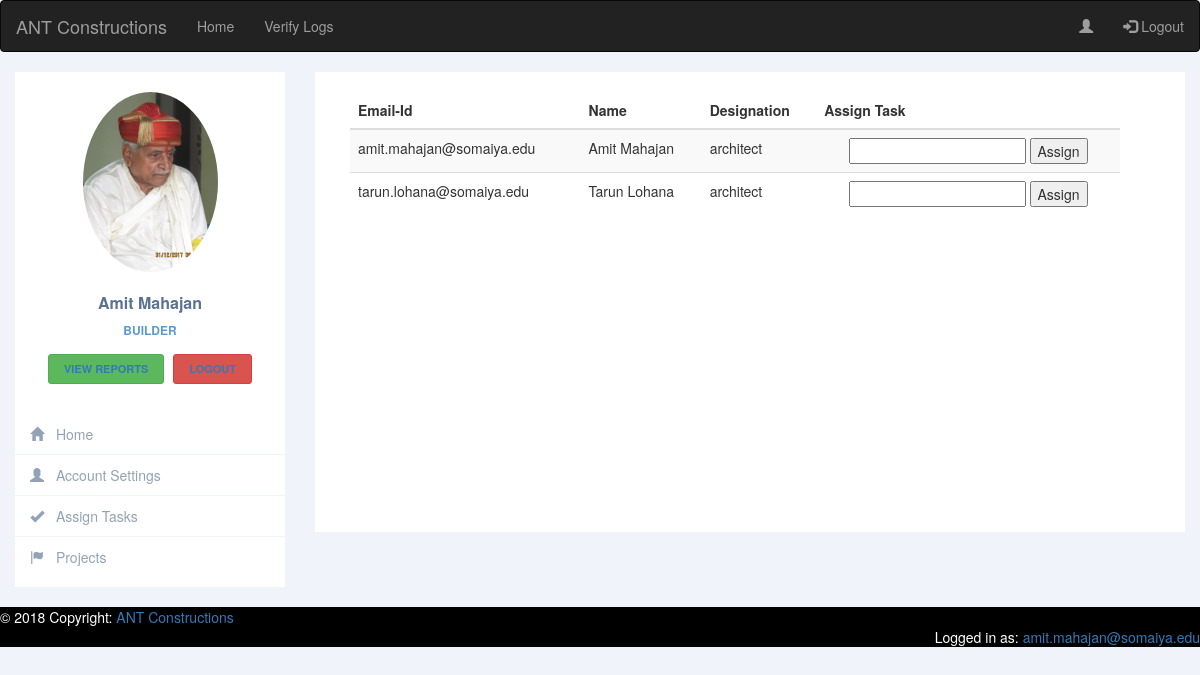
Page /leramiz/assignTasksBuilder.php (signed in) on the committed database.
### tables this page shows
CREATE TABLE `user` (
  `emailId` varchar(50) NOT NULL,
  `phoneNo` bigint(10) NOT NULL,
  `password` varchar(1000) NOT NULL,
  `employeeType` varchar(100) NOT NULL,
  `uniqueNumber` int(4) NOT NULL,
  `employeeImage` varchar(500) NOT NULL,
  `employeeName` varchar(100) NOT NULL,
  `employeeAge` int(100) NOT NULL DEFAULT '0',
  `employeeSalary` int(100) NOT NULL DEFAULT '0',
  `employeeExperience` int(100) NOT NULL DEFAULT '0',
  `employeeGender` varchar(100) NOT NULL DEFAULT 'other'
);

### leramiz/assignTasksBuilder.php (the view, shortened to what this page needs)
  <!DOCTYPE html>
  <html>
  <head>
    <link rel="stylesheet" href="https://maxcdn.bootstrapcdn.com/bootstrap/3.3.7/css/bootstrap.min.css">
    <link rel="stylesheet" type="text/css" href="css/architectSidebar.css">
  </head>
  <body>
  <nav class="navbar navbar-inverse">
    <div class="container-fluid">
      <div class="navbar-header">
      <a class="navbar-brand" href="#">ANT Constructions</a>
      </div>
      <ul class="nav navbar-nav">
        <li><a href="builderHomePage.php">Home</a></li>
        <li><a href="verifyLogsBuilder.php">Verify Logs</a></li>
      </ul>
      <ul class="nav navbar-nav navbar-right">
        <li><a href="builderHomePage.php"><span class="glyphicon glyphicon-user"></span></a></li>
        <li><a href="logout.php"><span class="glyphicon glyphicon-log-in"></span> Logout</a></li>
      </ul>
    </div>
  </nav>
  <div class="row profile">
    <div class="col-md-3 col-sm-3">
      <div class="profile-sidebar">
        <div class="profile-userpic">
          <img src="<?php echo $_SESSION['employeeDP']; ?>" class="img-responsive" alt="">
        </div>
        <div class="profile-usertitle">
          <div class="profile-usertitle-name">
            <?php echo $_SESSION['employeeName']; ?>
          </div>
          <div class="profile-usertitle-job">
            Builder
          </div>
        </div>
        <div class="profile-userbuttons">
          <button type="button" class="btn btn-success btn-sm"><a href="viewReportsBuilder.php">View reports</a></button>
          <button type="button" class="btn btn-danger btn-sm"><a href="logout.php">Logout</a></button>
        </div>
        <div class="profile-usermenu">
          <ul class="nav">
            <li>
              <a href="builderHomePage.php">
              <i class="glyphicon glyphicon-home"></i>
              Home </a>
            </li>
            <li>
              <a href="changeAccountDetailsBuilder.php">
              <i class="glyphicon glyphicon-user"></i>
              Account Settings </a>
            </li>
            <li>
              <a href="assignTasksBuilder.php" target="_blank">
              <i class="glyphicon glyphicon-ok"></i>
              Assign Tasks </a>
            </li>
            <li>
              <a href="categories.php">
              <i class="glyphicon glyphicon-flag"></i>
              Projects </a>
            </li>
          </ul>
        </div>
      </div>
    </div>
     <div class="col-md-9  col-sm-9">
            <div class="profile-content" style="height: 100%">
                  <?php
                        include 'connection.php';
                        $sql = "SELECT * FROM user WHERE employeeType IN ('architect', 'accountant')";
                        $result = mysqli_query($conn, $sql);
                        if(mysqli_num_rows($result) > 0)
                        {
                          echo '<div class="container-fluid">
                                    <div class="row col-md-12 custyle">
                                    <table class="table table-striped custab">
                                    <thead>
                                        <tr>
                                            <th>Email-Id</th>
                                            <th>Name</th>
                                            <th>Designation</th>
                                            <th>Assign Task</th>
                                        </tr>
                                    </thead>';
                             $id = 1;
                          while($row = mysqli_fetch_assoc($result))
                          {
                            echo "<tr>
                                      <td>".$row['emailId']."</td>
                                      <td>".$row['employeeName']."</td>
                                      <td>".$row['employeeType']."</td>
                                      <td class='text-center'>
                                          <input type='text' name='task' id='task".$id."'>
                                          <input type='text' name='emailId' value=".$row['emailId']." id='emailId".$id."' hidden>
                                          <button type='button' onclick='assignTask(".$id.")'>Assign</button>
                                      </td>
                                  </tr>";
                                  $id++;
                          }
                          echo "</table>
                              </div>
                          </div>";
                        }
                        else
                          echo "<div class='container-fluid'><h2>No Reports Found!</h2></div>";
                  ?>
            </div>
    </div>
  </div>
  </body>
<footer class="page-footer font-small blue" style="background-color: black;">
  <div class="footer-copyright text-left py-3"><span style="color: white;">© 2018 Copyright:</span>
    <a href="index.php"> ANT Constructions</a>
  </div>
  <div class="footer-copyright text-right py-3"><span style="color: white;">Logged in as:</span>
    <a href="architectHomePage.php"> <?php echo $_SESSION['employeeEmailId']; ?></a>
  </div>
</footer>
  </html>

### leramiz/css/architectSidebar.css (style rules this page uses)
body { background: #F1F3FA; }
.profile { margin: 20px 0; }
.profile-sidebar { padding: 20px 0 10px 0; background: #fff; }
.profile-userpic img { float: none; margin: 0 auto; width: 50%; height: 50%; -webkit-border-radius: 50% !important; -moz-border-radius: 50% !important; border-radius: 50% !important; }
.profile-usertitle { text-align: center; margin-top: 20px; }
.profile-usertitle-name { color: #5a7391; font-size: 16px; font-weight: 600; margin-bottom: 7px; }
.profile-usertitle-job { text-transform: uppercase; color: #5b9bd1; font-size: 12px; font-weight: 600; margin-bottom: 15px; }
.profile-userbuttons { text-align: center; margin-top: 10px; }
.profile-userbuttons .btn { text-transform: uppercase; font-size: 11px; font-weight: 600; padding: 6px 15px; margin-right: 5px; }
.profile-userbuttons .btn:last-child { margin-right: 0px; }
.profile-usermenu { margin-top: 30px; }
.profile-usermenu ul li { border-bottom: 1px solid #f0f4f7; }
.profile-usermenu ul li:last-child { border-bottom: none; }
.profile-usermenu ul li a { color: #93a3b5; font-size: 14px; font-weight: 400; }
.profile-usermenu ul li a i { margin-right: 8px; font-size: 14px; }
.profile-content { padding: 20px; background: #fff; min-height: 460px; }

### rows in the picture
user: emailId "amit.mahajan@somaiya.edu", employeeName "Amit Mahajan", employeeType "architect"
user: emailId "tarun.lohana@somaiya.edu", employeeName "Tarun Lohana", employeeType "architect"

### other values in the picture
$_SESSION['employeeName'] "Amit Mahajan"
$_SESSION['employeeEmailId'] "amit.mahajan@somaiya.edu"
